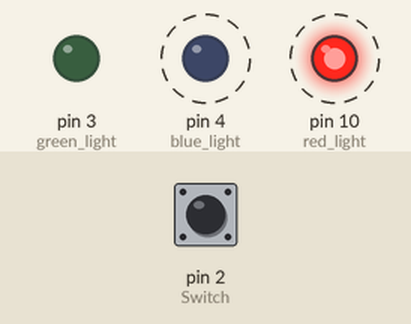
This program was run on a simulated Arduino Uno, built with avr-gcc and run on an emulated ATmega328P. Shown: output pins drawn as LEDs (lit = HIGH). Dashed ring = blinking. The test bench sets the inputs (shaded band); at power-on: pin 2 (Switch) HIGH.

Above: at 0.9 s.
1.3 s: pin 2 (Switch) pulled LOW for 3.2 s
At 2.0 s:
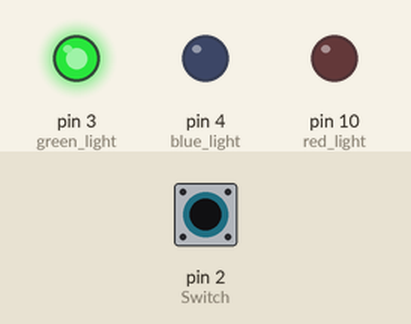
At 4.6 s:
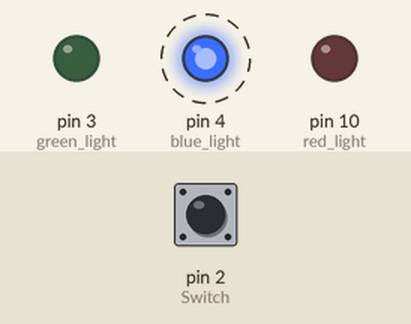
Timing chart, 0 to 12.0 s (numbered marks = the images above; inputs shaded):
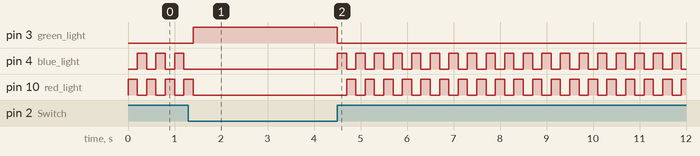

Measured:
- after the input at 1.3 s, pin 3 (green_light): LOW → HIGH after 0.10 s, → LOW 3.1 s later
- by itself, pin 10 (red_light): repeats every 0.40 s: HIGH 0.20 s, LOW 0.20 s

The program:

main.cpp
```cpp
#include <Arduino.h>

int switch_state;
int red_state = 1;
int blue_state = 0;
void alternate(int& pin_1, int& pin_2);

void setup() {
  pinMode(3, OUTPUT);     // green light
  pinMode(4, OUTPUT);     // blue light
  pinMode(10, OUTPUT);     // red light
  pinMode(2, INPUT);      // Switch
}

void loop() {
  switch_state = digitalRead(2);

  if (switch_state == LOW) {
    // Only green light if button not pressed
    digitalWrite(3, HIGH);

    digitalWrite(4, LOW);
    digitalWrite(10, LOW);
  } else {

    digitalWrite(3, LOW);

    // alternating blue and red
    digitalWrite(4, blue_state);
    digitalWrite(10, red_state);
    delay(200);
    alternate(red_state, blue_state);
  }
}

void alternate(int& pin_1, int& pin_2) {
  int intermediate = pin_1;
  pin_1 = pin_2;
  pin_2 = intermediate;
}
```
